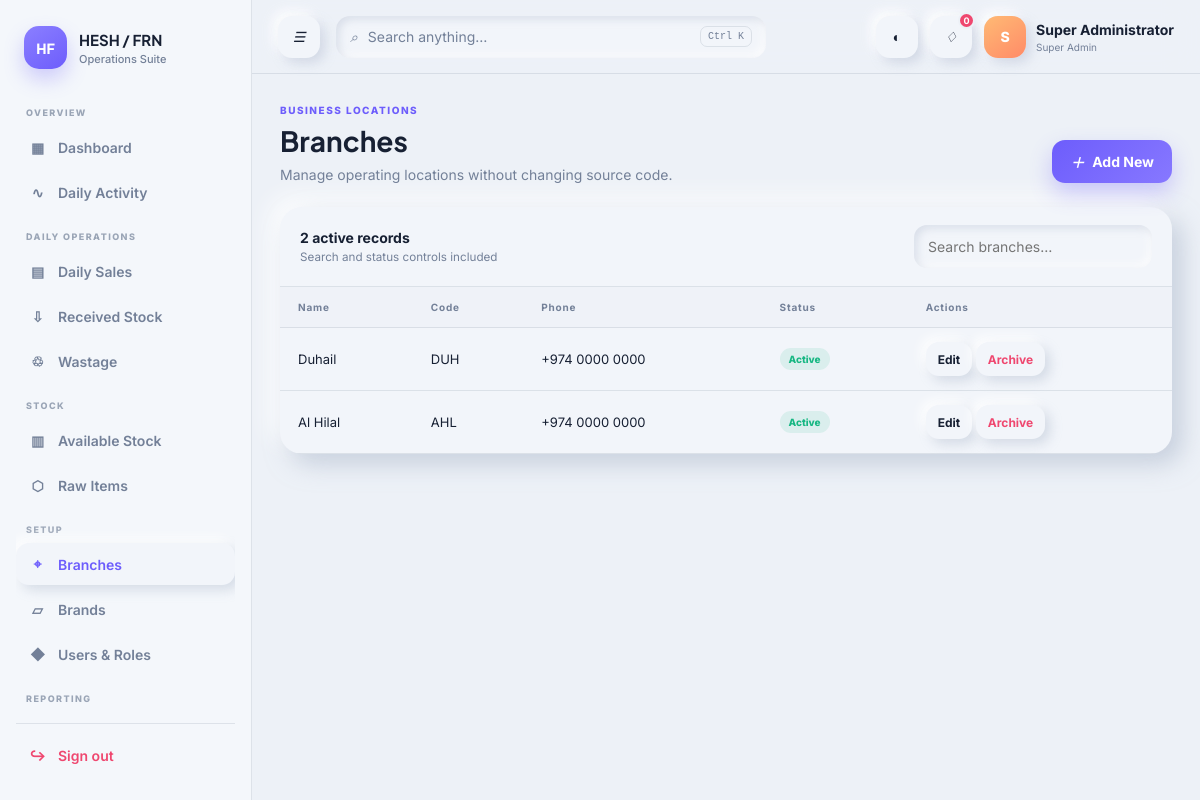
/branches.php (signed in), run on the app's committed database.
### tables this page shows
CREATE TABLE branches (id BIGINT UNSIGNED AUTO_INCREMENT PRIMARY KEY,name VARCHAR(100) NOT NULL,code VARCHAR(20) NOT NULL UNIQUE,address VARCHAR(255),phone VARCHAR(40),status ENUM('active','inactive') DEFAULT 'active',created_at TIMESTAMP DEFAULT CURRENT_TIMESTAMP,updated_at TIMESTAMP DEFAULT CURRENT_TIMESTAMP ON UPDATE CURRENT_TIMESTAMP,deleted_at TIMESTAMP NULL);

### branches.php (called while the page is built)
<?php $master='branches';$managePermission='masters.manage';require __DIR__.'/includes/bootstrap.php';require_auth();require __DIR__.'/includes/layout.php';require __DIR__.'/includes/master-page.php';

### config.php (called while the page is built, shortened)
<?php
$scheme = (!empty($_SERVER['HTTPS']) && $_SERVER['HTTPS'] !== 'off') ? 'https' : 'http';
$host = $_SERVER['HTTP_HOST'] ?? 'localhost';
$documentRoot = isset($_SERVER['DOCUMENT_ROOT']) ? realpath($_SERVER['DOCUMENT_ROOT']) : false;
$projectRoot = realpath(__DIR__);
$basePath = '';
if ($documentRoot && $projectRoot) {
    $normalizedDocumentRoot = str_replace('\\', '/', $documentRoot);
    $normalizedProjectRoot = str_replace('\\', '/', $projectRoot);
    if (stripos($normalizedProjectRoot, $normalizedDocumentRoot) === 0) {
        $basePath = substr($normalizedProjectRoot, strlen($normalizedDocumentRoot));
    }
}
$autoUrl = $scheme . '://' . $host . '/' . trim($basePath, '/');
return [
    'app' => [
        'name' => getenv('APP_NAME') ?: 'HESH & FRN Operations',
        'url' => rtrim(getenv('APP_URL') ?: $autoUrl, '/'),
        'timezone' => getenv('APP_TIMEZONE') ?: 'Asia/Qatar',
        'currency' => getenv('APP_CURRENCY') ?: 'QAR',
        'environment' => getenv('APP_ENV') ?: 'production',
        'session_timeout' => 7200,
    ],
    'database' => [
        'host' => getenv('DB_HOST') ?: '127.0.0.1',
        'port' => getenv('DB_PORT') ?: '3306',
        'name' => getenv('DB_NAME') ?: 'hesh_frn_operations',
        'user' => getenv('DB_USER') ?: 'root',
        'pass' => getenv('DB_PASS') ?: '',
        'charset' => 'utf8mb4',
    ],
];

### includes/bootstrap.php (called while the page is built, shortened)
<?php
$config = require dirname(__DIR__) . '/config.php';
date_default_timezone_set($config['app']['timezone']);
require_once __DIR__ . '/functions.php';

### includes/functions.php (called while the page is built, shortened)
<?php
function e(mixed $value): string { return htmlspecialchars((string)$value, ENT_QUOTES, 'UTF-8'); }
function app_url(string $path=''): string { global $config; return $config['app']['url'].'/'.ltrim($path,'/'); }
function user(): ?array { return $_SESSION['user']??null; }

### includes/master-page.php (the view, shortened to what this page needs)
<?php
require_once __DIR__.'/data.php';
$masters=[
'branches'=>['title'=>'Branches','eyebrow'=>'BUSINESS LOCATIONS','desc'=>'Manage operating locations without changing source code.','table'=>'branches','fields'=>['name'=>['Name','text',1],'code'=>['Code','text',1],'address'=>['Address','text',0],'phone'=>['Phone','tel',0],'status'=>['Status','status',1]]],
'brands'=>['title'=>'Brands','eyebrow'=>'BUSINESS SECTIONS','desc'=>'Manage HESH, FRN and future business brands.','table'=>'brands','fields'=>['name'=>['Name','text',1],'code'=>['Code','text',1],'color'=>['Brand Color','color',1],'status'=>['Status','status',1]]],
'categories'=>['title'=>'Categories','eyebrow'=>'PRODUCT ORGANIZATION','desc'=>'Organize inventory into searchable operational categories.','table'=>'categories','fields'=>['name'=>['Name','text',1],'description'=>['Description','textarea',0],'sort_order'=>['Sort Order','number',1],'status'=>['Status','status',1]]],
'suppliers'=>['title'=>'Suppliers','eyebrow'=>'SUPPLY NETWORK','desc'=>'Manage vendors and review their stock receiving relationship.','table'=>'suppliers','fields'=>['name'=>['Supplier Name','text',1],'contact_person'=>['Contact Person','text',0],'phone'=>['Phone','tel',0],'email'=>['Email','email',0],'address'=>['Address','textarea',0],'tax_number'=>['Tax / Registration No.','text',0],'notes'=>['Notes','textarea',0],'status'=>['Status','status',1]]],
'employees'=>['title'=>'Employees','eyebrow'=>'TEAM DIRECTORY','desc'=>'Maintain branch employee profiles and employment status.','table'=>'employees','fields'=>['employee_no'=>['Employee No.','text',1],'name'=>['Name','text',1],'phone'=>['Phone','tel',0],'email'=>['Email','email',0],'position'=>['Position','text',0],'branch_id'=>['Branch','branch',1],'joining_date'=>['Joining Date','date',0],'status'=>['Status','status',1]]],
];$m=$masters[$master];$action=$_GET['action']??'';$id=(int)($_GET['id']??0);if($_SERVER['REQUEST_METHOD']==='POST'||in_array($action,['create','edit','delete'],true))require_permission($managePermission??'masters.manage');
$editing=[];if($id){$q=$pdo->prepare("SELECT * FROM {$m['table']} WHERE id=?");$q->execute([$id]);$editing=$q->fetch()?:[];}$form=in_array($action,['create','edit'],true);render_header($m['title'],$master);page_title($m['title'],$m['eyebrow'],$m['desc'],$form?'':'Add New',app_url($master.'.php?action=create'));
if($form):$branches=isset($m['fields']['branch_id'])?options($pdo,'branches'):[];?><article class="card form-card"><div class="card-head"><div><h2><?=$id?'Edit':'Add'?> <?=e(rtrim($m['title'],'s'))?></h2><small>Required fields are clearly marked.</small></div></div><form method="post"><?=csrf_field()?><div class="form-grid"><?php foreach($m['fields'] as $key=>[$label,$type,$required]):?><label class="<?=$type==='textarea'?'full':''?>"><?=e($label)?><?=$required?' *':''?><?php if($type==='textarea'):?><textarea name="<?=e($key)?>" <?=$required?'required':''?>><?=e($editing[$key]??'')?></textarea><?php elseif($type==='status'):?><select name="<?=e($key)?>"><option value="active"<?=selected($editing[$key]??'active','active')?>>Active</option><option value="inactive"<?=selected($editing[$key]??'active','inactive')?>>Inactive</option></select><?php elseif($type==='branch'):?><select name="<?=e($key)?>" required><?php foreach($branches as $o):?><option value="<?=$o['id']?>"<?=selected($editing[$key]??'',$o['id'])?>><?=e($o['label'])?></option><?php endforeach;?></select><?php else:?><input type="<?=e($type)?>" name="<?=e($key)?>" value="<?=e($editing[$key]??($type==='color'?'#6d5dfc':''))?>" <?=$required?'required':''?>><?php endif;?></label><?php endforeach;?></div><div class="form-actions"><a class="btn" href="<?=app_url($master.'.php')?>">Cancel</a><button class="btn primary">Save record</button></div></form></article><?php else:$rows=$pdo->query("SELECT x.*".($master==='employees'?',b.name branch':'')." FROM {$m['table']} x ".($master==='employees'?'LEFT JOIN branches b ON b.id=x.branch_id ':'')."WHERE x.deleted_at IS NULL ORDER BY x.id DESC")->fetchAll();?><article class="card table-card"><div class="table-toolbar"><div><b><?=count($rows)?> active records</b><small style="display:block;color:var(--muted);margin-top:4px">Search and status controls included</small></div><input placeholder="Search <?=e(strtolower($m['title']))?>…" data-table-search></div><div class="table-wrap"><table><thead><tr><?php foreach($m['fields'] as $key=>[$label]):if(in_array($key,['description','address','notes','color']))continue;?><th><?=e($label)?></th><?php endforeach;?><th>Actions</th></tr></thead><tbody><?php foreach($rows as $r):?><tr><?php foreach($m['fields'] as $key=>[$label]):if(in_array($key,['description','address','notes','color']))continue;?><td data-label="<?=e($label)?>"><?php if($key==='status'):?><span class="status <?=$r[$key]==='inactive'?'cancelled':''?>"><?=e(ucfirst($r[$key]))?></span><?php elseif($key==='branch_id'):?><?=e($r['branch'])?><?php else:?><?=e($r[$key])?><?php endif;?></td><?php endforeach;?><td data-label="Actions"><a class="btn small" href="?action=edit&id=<?=$r['id']?>">Edit</a> <a class="btn small danger" data-confirm="Archive this record?" href="?action=delete&id=<?=$r['id']?>">Archive</a></td></tr><?php endforeach;?></tbody></table></div></article><?php endif;render_footer($master);

### includes/layout.php (shortened to what this page needs)
<?php
function render_header(string $title, string $active='dashboard'): void { global $config,$pdo; $u=user(); $q=$pdo->prepare('SELECT COUNT(*) FROM notifications WHERE (user_id=? OR user_id IS NULL) AND read_at IS NULL');$q->execute([$u['id']??0]);$u['unread']=(int)$q->fetchColumn();$flashes=take_flashes(); ?>
<!doctype html><html lang="en" data-theme="light"><head>
<link rel="stylesheet" href="<?=app_url('assets/css/app.css?v=1.8.0')?>">
<link rel="stylesheet" href="<?=app_url('assets/css/mobile.css?v=1.8.0')?>">
<link rel="stylesheet" href="<?=app_url('assets/css/v17.css?v=1.8.0')?>">
<script>window.APP_URL=<?=json_encode($config['app']['url'])?>;try{document.documentElement.dataset.theme=localStorage.getItem('theme')||'light'}catch(e){}</script></head>
<body><div class="app-shell">
<aside class="sidebar" id="sidebar"><a class="brand" href="<?=app_url('dashboard.php')?>"><span class="brand-mark">HF</span><span><b>HESH / FRN</b><small>Operations Suite</small></span></a>
<nav class="side-nav">
<?php $groups=[
'OVERVIEW'=>[['dashboard','dashboard.php','grid','Dashboard'],['activity','daily-activity.php','pulse','Daily Activity']],
'DAILY OPERATIONS'=>[['sales','sales.php','receipt','Daily Sales'],['receiving','receiving.php','inbox','Received Stock'],['wastage','wastage.php','trash','Wastage']],
'STOCK'=>[['inventory','inventory.php','boxes','Available Stock'],['products','products.php','package','Raw Items']],
'SETUP'=>[['branches','branches.php','pin','Branches'],['brands','brands.php','layers','Brands'],['users','users.php','shield','Users & Roles']],
'REPORTING'=>[['reports','reports.php','chart','Reports'],['audit','audit-logs.php','history','Audit Logs']],
'ACCOUNT'=>[['settings','settings.php','settings','Settings'],['profile','profile.php','user','Profile']]
]; foreach($groups as $label=>$items): ?><span class="nav-label"><?=e($label)?></span><?php foreach($items as [$key,$href,$icon,$text]): ?><a class="nav-item <?=$active===$key?'active':''?>" href="<?=app_url($href)?>"><i data-icon="<?=$icon?>"></i><span><?=e($text)?></span></a><?php endforeach; endforeach; ?></nav>
<a class="logout" href="<?=app_url('logout.php')?>"><i data-icon="logout"></i><span>Sign out</span></a></aside>
<main class="main"><header class="topbar"><button class="icon-btn desktop-only" data-sidebar aria-label="Toggle sidebar"><i data-icon="menu"></i></button><button class="search-trigger"><i data-icon="search"></i><span>Search anything…</span><kbd>Ctrl K</kbd></button><div class="top-actions"><button class="icon-btn" data-theme-toggle aria-label="Toggle theme"><i data-icon="moon"></i></button><a class="icon-btn has-badge" href="<?=app_url('notifications.php')?>" aria-label="Notifications"><i data-icon="bell"></i><b><?=e((string)($u['unread']??0))?></b></a><a class="avatar" href="<?=app_url('profile.php')?>"><span><?=e(strtoupper(substr($u['name']??'A',0,1)))?></span><em><b><?=e($u['name']??'Admin')?></b><small><?=e($u['role_name']??'Administrator')?></small></em></a></div></header>
<section class="content"><?php foreach($flashes as $f): ?><div class="toast <?=e($f['type'])?>"><?=e($f['message'])?></div><?php endforeach; ?>
<?php }
function render_footer(string $active='dashboard'): void { ?>
</section></main></div>
<script src="<?=app_url('assets/js/app.js?v=1.8.0')?>"></script></body></html><?php }

### includes/data.php (shortened to what this page needs)
<?php
function page_title(string $title,string $eyebrow,string $description,string $button='',string $buttonHref=''): void { ?>
<div class="page-head"><div><span class="eyebrow"><?=e($eyebrow)?></span><h1><?=e($title)?></h1><p><?=e($description)?></p></div><?php if($button):?><a class="btn primary" href="<?=e($buttonHref)?>"><i data-icon="plus"></i><?=e($button)?></a><?php endif;?></div><?php }
 ?>

### data on the page
branches: name "Duhail", code "DUH", phone "+974 0000 0000", status "Active"
branches: name "Al Hilal", code "AHL", phone "+974 0000 0000", status "Active"

### other printed values
$label "OVERVIEW"
$text "Dashboard"
$text "Daily Activity"
$label "DAILY OPERATIONS"
$text "Daily Sales"
$text "Received Stock"
$text "Wastage"
$label "STOCK"
$text "Available Stock"
$text "Raw Items"
$label "SETUP"
$text "Branches"
$text "Brands"
$text "Users & Roles"
$label "REPORTING"
